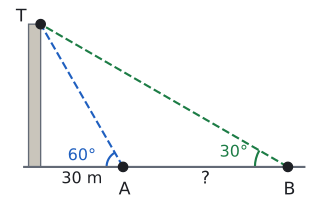

Write the Python code that produced this figure.
import sys; sys.path.insert(0, "tools")
from cizim import *

def uz(P, Q): return round(float(np.linalg.norm(np.asarray(P, float) - np.asarray(Q, float))), 3)
def kenar(ax, P, Q, metin, G, d=0.35, renk=YAZI, fs=13):
    """[PQ] kenarının ortasına, G noktasından uzak tarafa etiket."""
    P, Q = np.asarray(P, float), np.asarray(Q, float); M = (P + Q) / 2
    u = (Q - P) / np.linalg.norm(Q - P); v = np.array([-u[1], u[0]])
    if np.dot(v, M - np.asarray(G, float)) < 0: v = -v
    ax.text(*(M + d * v), metin, ha="center", va="center", color=renk, fontsize=fs)
def dik(ax, K, P, Q, s=0.25, renk=SOLUK):
    """K köşesinde KP ile KQ arasındaki dik açı işareti."""
    K, P, Q = (np.asarray(t, float) for t in (K, P, Q))
    u = (P - K) / np.linalg.norm(P - K) * s; v = (Q - K) / np.linalg.norm(Q - K) * s
    ax.plot(*zip(K + u, K + u + v, K + v), color=renk, lw=1.3)
def aci_olc(K, P, Q):
    K = np.asarray(K, float); u, v = np.asarray(P, float) - K, np.asarray(Q, float) - K
    return round(float(np.degrees(np.arccos(np.dot(u, v) / np.linalg.norm(u) / np.linalg.norm(v)))), 3)

# Kule: yükseklik 30√3; A dibinden 30 m (60°), B dibinden 90 m (30°), aynı tarafta.
k = 0.05
K = np.array([0.0, 0.0]); T = np.array([0.0, 30 * np.sqrt(3) * k]); A = np.array([30 * k, 0.0]); B = np.array([90 * k, 0.0])
print("A", aci_olc(A, T, K), "B", aci_olc(B, T, A), "KA", uz(K, A) / k, "AB", uz(A, B) / k)
fig, ax = sekil(5.2, 2.6); ax.set_aspect("equal"); ax.axis("off")
ax.plot([-0.3, B[0] + 0.3], [0, 0], color=SOLUK, lw=1.6)
ax.add_patch(patches.Rectangle((-0.22, 0), 0.22, T[1], facecolor=CIZGI, edgecolor=SOLUK, lw=1))
ax.plot(*zip(A, T), color=MAVI, lw=1.6, ls="--"); ax.plot(*zip(B, T), color=YESIL, lw=1.6, ls="--")
aci(ax, A, T, K, r=0.3, ad="", renk=MAVI)
ax.text(A[0] - 0.75, 0.2, "60°", color=MAVI, fontsize=12, ha="center", va="center")
aci(ax, B, T, A, r=0.6, ad="30°", renk=YESIL)
ax.text(A[0] / 2, -0.22, "30 m", ha="center", va="center", fontsize=12)
ax.text((A[0] + B[0]) / 2, -0.22, "?", ha="center", va="center", fontsize=13)
nokta(ax, *A, "A", dx=-0.08, dy=-0.5); nokta(ax, *B, "B", dx=-0.08, dy=-0.5)
nokta(ax, *T, "T", dx=-0.45, dy=0.05)
ax.set_xlim(-0.6, B[0] + 0.4); ax.set_ylim(-0.6, T[1] + 0.3)
kaydet(fig, __file__)
